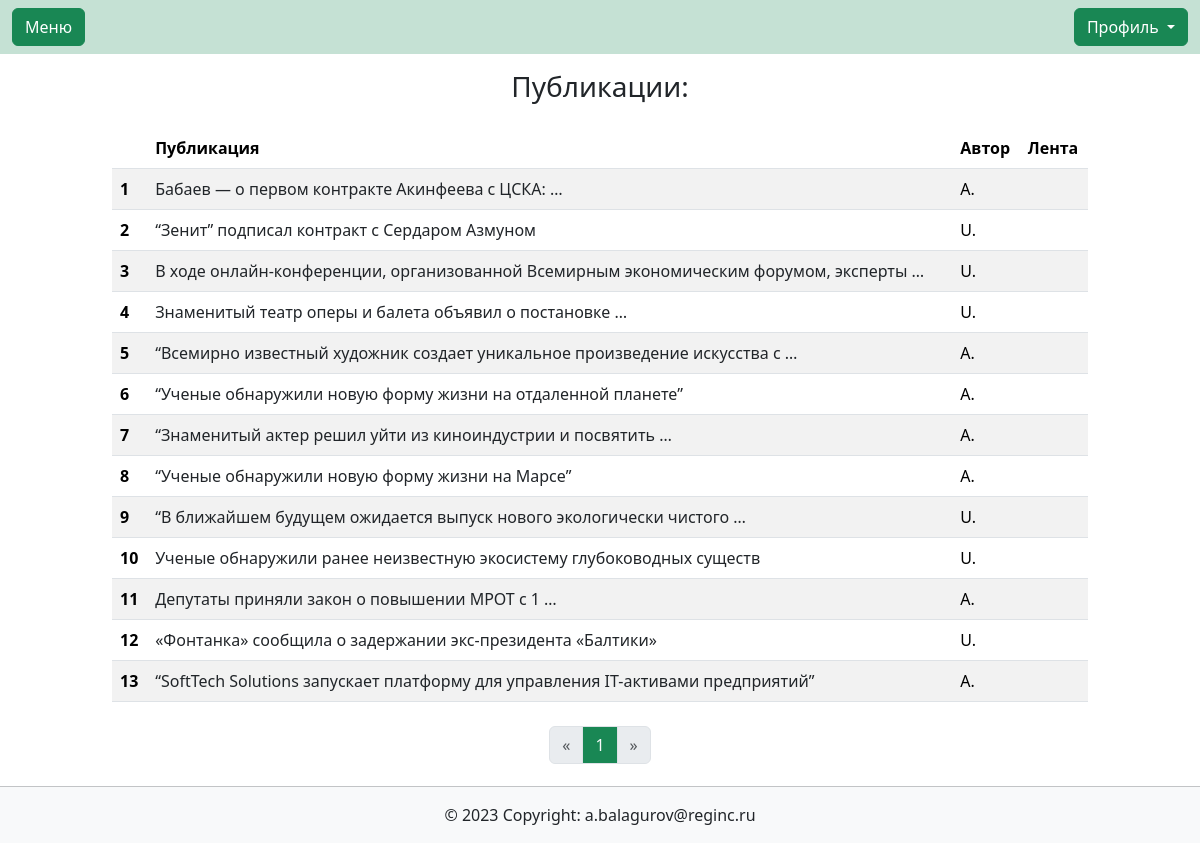
/contentmanagment/adminnewslist/, run on an earlier commit of the app's database.
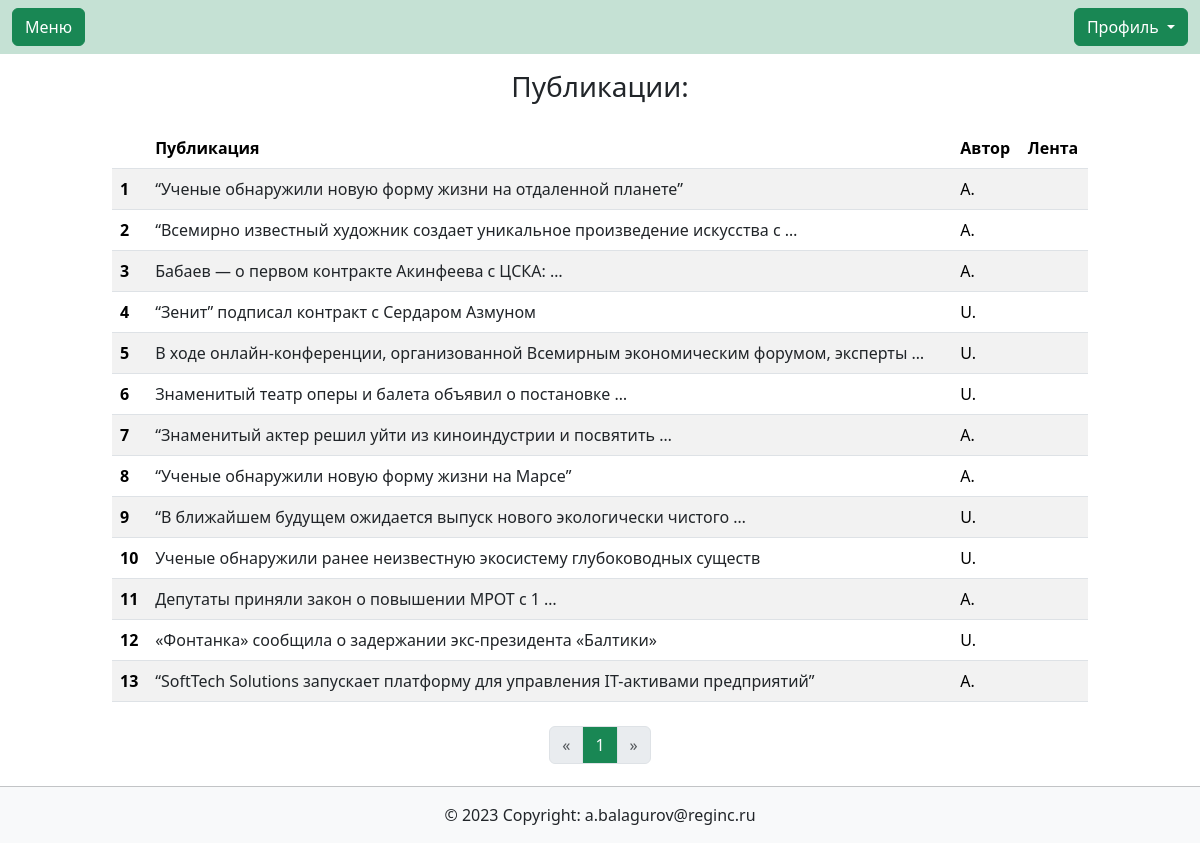
And on a later commit of the database.
### main/models.py (models this page shows, shortened)
class NewsModel(models.Model):
    tags = models.ManyToManyField('TagsModel',blank=True, related_name='Тэги')
    autor = models.ForeignKey(User, on_delete=models.PROTECT)
    name = models.CharField(max_length=150, blank=True)
    description = models.TextField(blank=True)
    date_pub = models.DateTimeField(auto_now=True)
    show_news = models.BooleanField(default=True)
    class Meta:
        verbose_name_plural = 'Новости'

### users/models.py (models this page shows, shortened)
class User(AbstractUser):
    description = models.CharField(max_length=150, blank=True, verbose_name='Занимаемая должность',)

### contentmanagment/views.py (the view)
# urls.py: path('adminnewslist/', views.administratenews, name='admin-newslist'),
def administratenews(request):
    paginator = Paginator(NewsModel.objects.all().order_by('-date_pub'), 20)
    page_number = request.GET.get('page')
    newslist = paginator.get_page(page_number)
    context = {'newslist': newslist}
    return render(request, 'contentmanagment/adminlist.html', context)

### contentmanagment/templates/contentmanagment/adminlist.html (shortened to what this page needs)
{% extends  'base.html' %}
{% load bootstrap_icons %}
{% block content %}
    <h3 class="text-center py-3">Публикации:</h3>
    <div class="container col-12 col-md-10">
    <table class="table table-striped">
        <thead>
          <tr>
            <th scope="col"></th>
            <th scope="col">Публикация</th>
            <th scope="col">Автор</th>
            <th scope="col">Лента</th>
          </tr>
        </thead>
        <tbody>
        {% for news in newslist.object_list %}
            <tr class="my-auto align-items-center" style="transform: rotate(0);">
                <th scope="row" class="my-auto">{{ forloop.counter }}</th>
                <td class="my-auto align-items-center"><a class="link-dark text-decoration-none stretched-link" href="{% url 'contentmanagment:addNews' news.id %}">{{ news.name|truncatewords:8 }}</a></td>
                <td class="my-auto align-items-center">{{ news.autor.last_name }} {{ news.autor.first_name|slice:":1" }}.</td>
                <td class="my-auto align-items-center">{% if news.show_news %}{% bs_icon 'check-circle' size='1.5em' %}{% else %}{% bs_icon 'x-circle' size='1.5em' %}{% endif %}</td>
            </tr>
        {% endfor %}
        </tbody>
    </table>
    <div class="d-flex align-items-center justify-content-center py-2">
        {% include 'render_pagination.html' with pagination=newslist %}
    </div>
</div>
{% endblock content %}

What changed in the data, as far as the page shows it:
changed NewsModel "“Ученые обнаружили новую форму жизни на отдаленной планете”": moves up the list
changed NewsModel "“Всемирно известный художник создает уникальное произведение искусства с …": moves up the list
